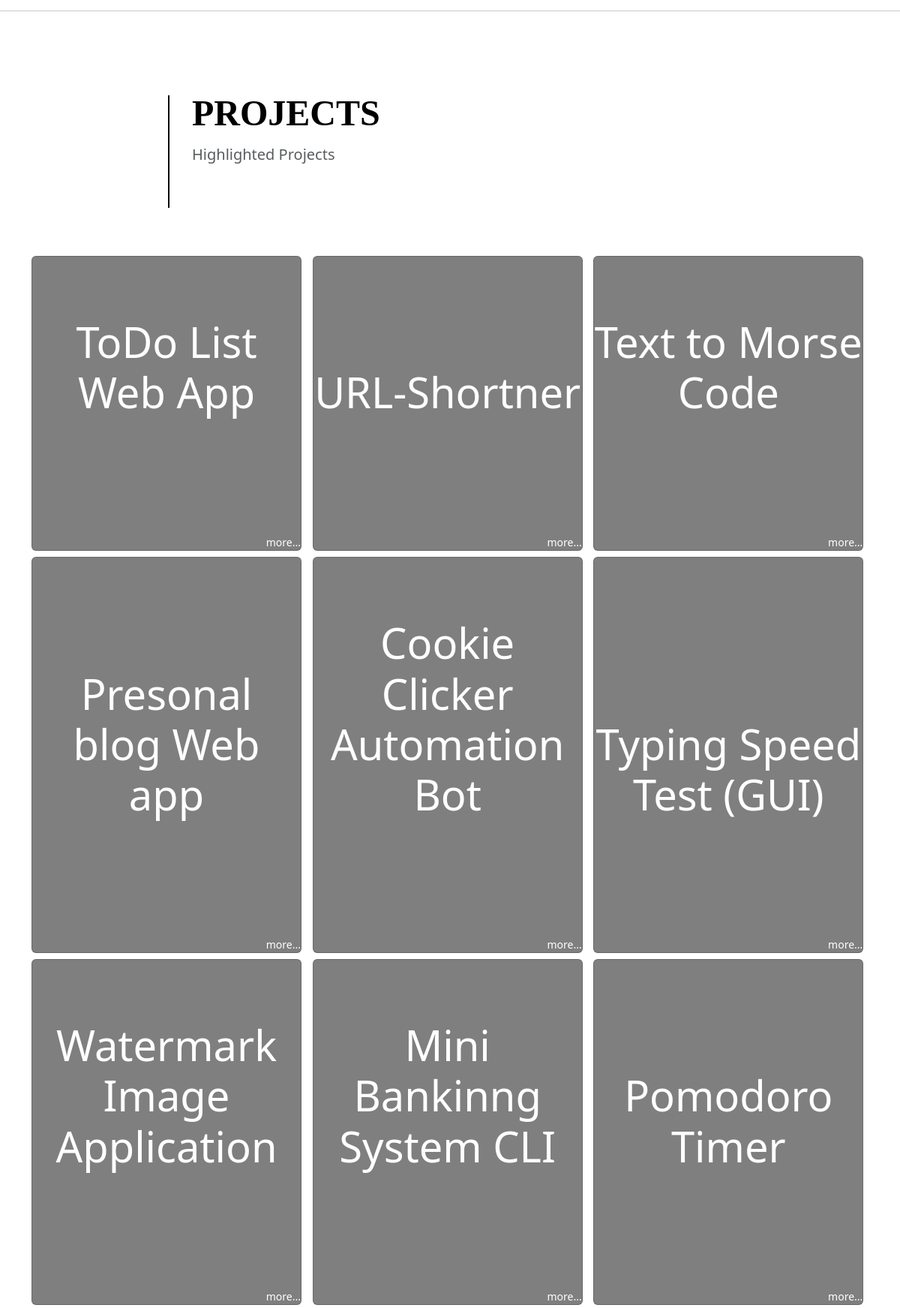
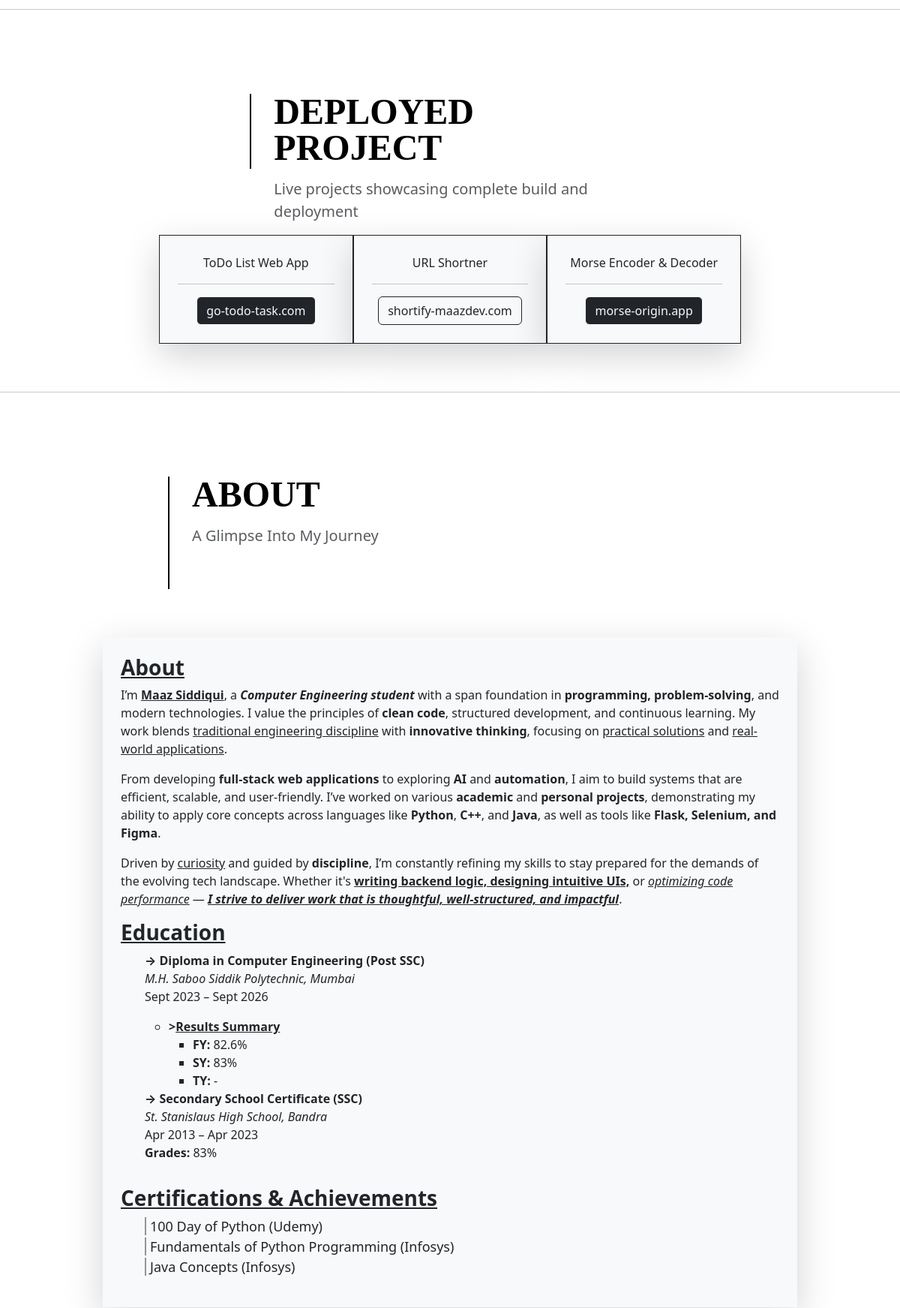
/ (middle part), run on an earlier commit of the app's database (2 pictures, top to bottom).
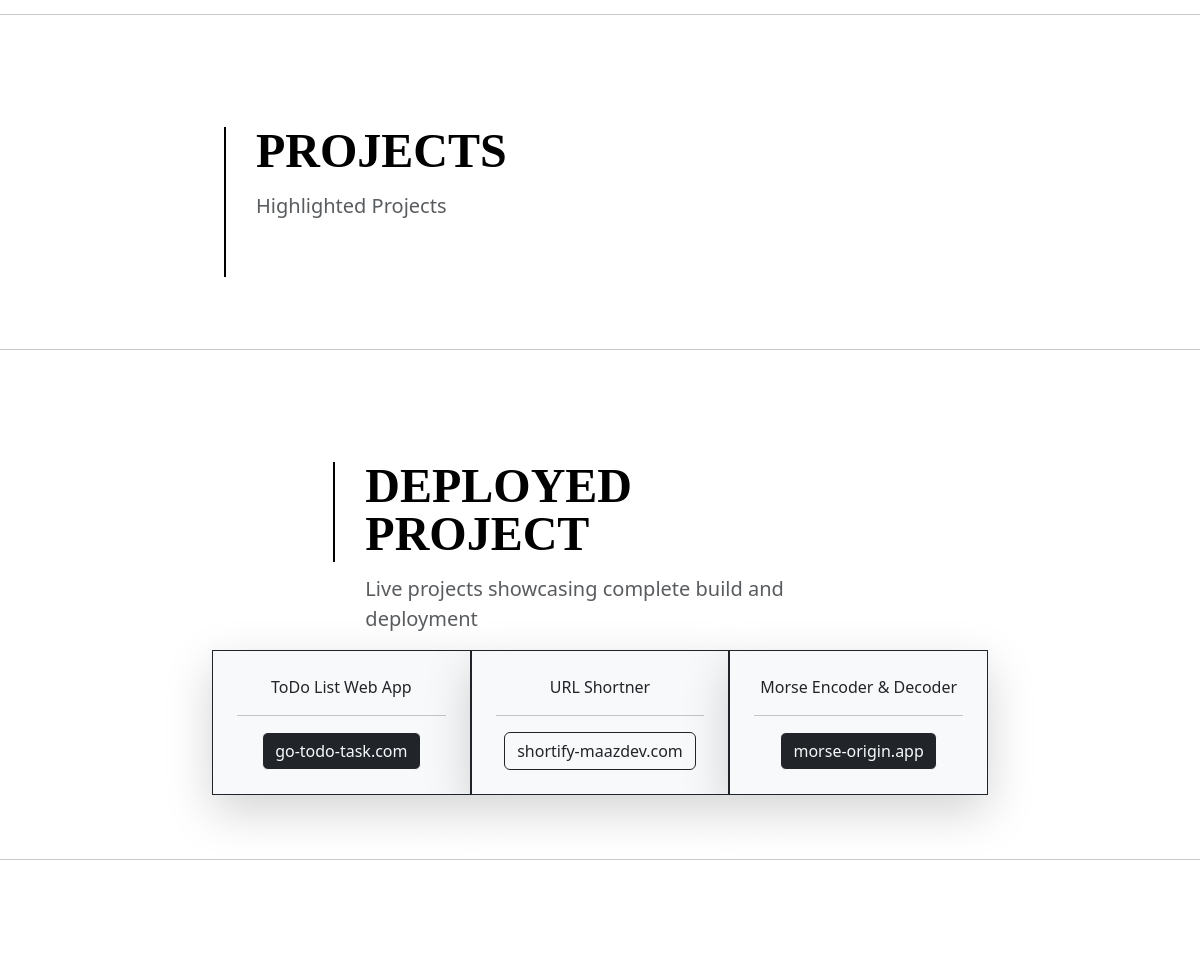
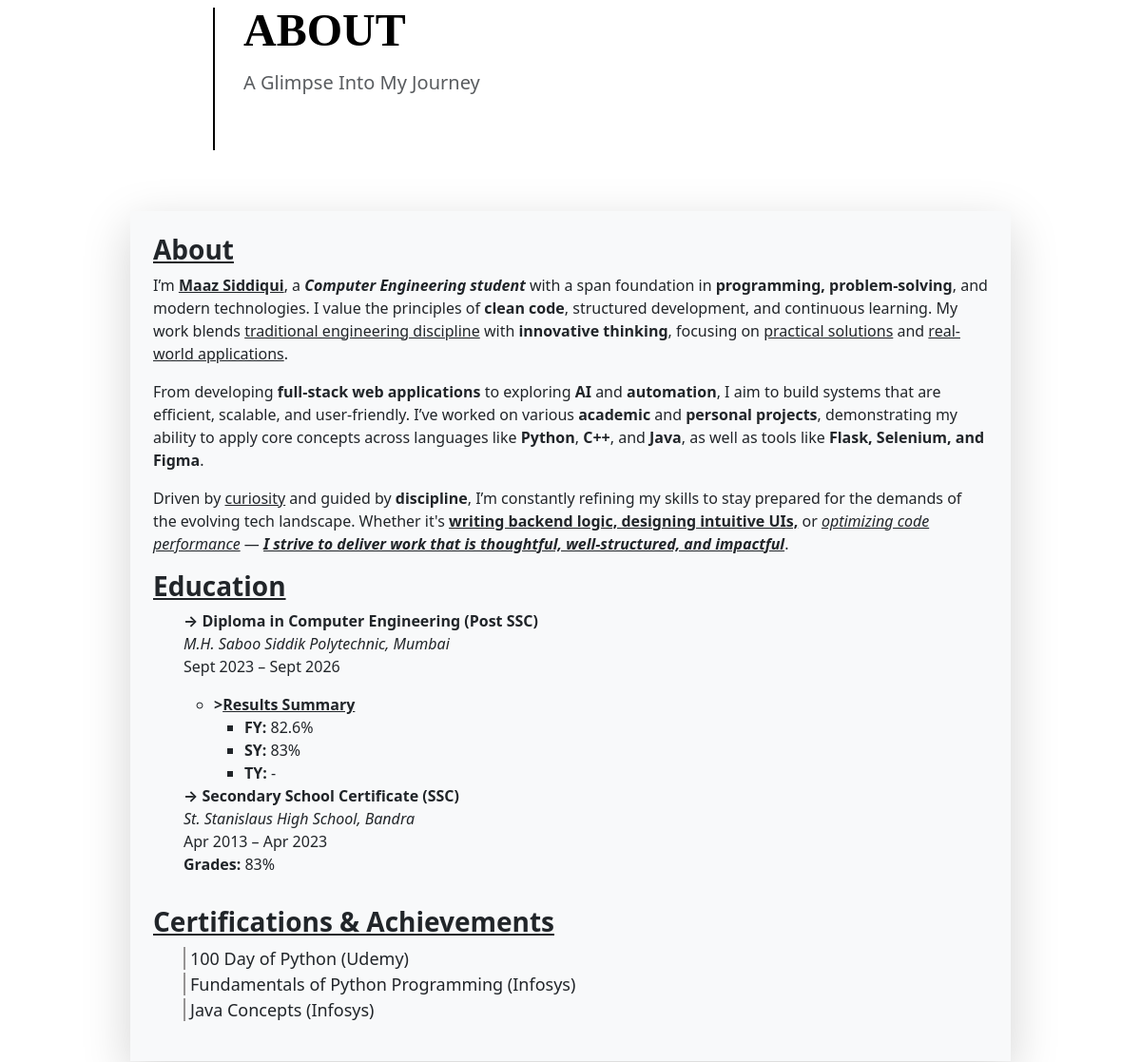
And on a later commit of the database (2 pictures, top to bottom).
### models.py (models this page shows)
class PROJECT_POSTS(db.Model):
    __tablename__ = 'PROJECTS'
    id = db.Column(db.Integer, primary_key=True)
    title = db.Column(db.String, unique=True)
    s_description = db.Column(db.String, nullable=False)
    img = db.Column(db.String, nullable=False)
    body = db.Column(db.String, nullable=False)
    def __repr__(self):
        return f"<PROJECT_POSTS(id={self.id}, title='{self.title}'),DESC={self.s_description}>"

### app.py (the view, shortened to what this page needs)
@app.route('/', methods=['GET', 'POST'])
def home_page():
    p = PROJECT_POSTS.query.all()
    print(p)
    return render_template('index.html', all_post=p)

### add_new_porc.py (called while the page is built)
@add_new_proc.before_app_request
def create_upload_folder():
    upload_folder = current_app.config.get('UPLOAD_FOLDER', 'static/uploads')
    os.makedirs(upload_folder, exist_ok=True)

### templates/index.html (shortened to what this page needs)
{% extends 'base.html' %} {% block title %}Maaz | Portfolio{% endblock %} {%
block body %}
<hr />
<div id="projects">{% include 'projects.html' %}</div>
<hr />
<div class="container col-xl-8">
  <div class="row py-lg-5">
    <div
      class="container col-xl-8 mt-5"
      style="
        border-left: 2px black solid;
        height: 100px;
        padding-left: 30px;
        margin-bottom: 1rem;
      "
    >
      <h3
        class="display-5 fw-bolder text-body-emphasis lh-1 mb-3"
        style="font-family: 'Cambria'"
      >
        DEPLOYED PROJECT
      </h3>
      <p class="lead text-body-secondary">
        Live projects showcasing complete build and deployment
      </p>
    </div>
  </div>
  <div class="container py-4">
    <div class="row justify-content-center text-center">
      <div class="container">
        <div class="row text-center">
          <div
            class="stats-hover col-12 col-md-4 bg-light border border-dark shadow-lg p-4"
          >
            ToDo List Web App
            <hr />
            <a
              target="_blank"
              class="btn btn-outline-light btn-dark"
              href="https://go-todo-task.onrender.com/"
              >go-todo-task.com</a
            >
          </div>
          <div
            class="stats-hover col-12 col-md-4 bg-light border border-dark shadow-lg p-4"
          >
            URL Shortner
            <hr />
            <a
              target="_blank"
              class="btn btn-outline-dark"
              href="https://shortify-maazdev.vercel.app/"
              >shortify-maazdev.com</a
            >
          </div>
          <div
            class="stats-hover col-12 col-md-4 bg-light border border-dark shadow-lg p-4"
          >
            Morse Encoder & Decoder
            <hr />
            <a
              target="_blank"
              class="btn btn-outline-light btn-dark"
              href="http://morse-origin.vercel.app/"
              >morse-origin.app</a
            >
          </div>
        </div>
      </div>
    </div>
  </div>
</div>
<br />
<hr />
<div id="about">{% include 'about.html' %}</div>
<br /><br /><br /><br /><br />
{% endblock %}

### templates/base.html (shortened to what this page needs)
<!DOCTYPE html>
<html lang="en">
<head>
  <link href="https://cdn.jsdelivr.net/npm/bootstrap@5.3.7/dist/css/bootstrap.min.css" rel="stylesheet"
>
  <link rel="stylesheet" href="{{ url_for('static', filename='style.css') }}" />
</head>
<body>
  {% block body %} {% endblock %}
</body>
</html>

### templates/projects.html (shortened to what this page needs)
<section class="container col-xl-8">
  <div class="row py-lg-5">
    <div class="container col-xl-8 mt-5"
      style="border-left: 2px black solid;margin-bottom:1rem;height:150px;padding-left: 30px;margin-left:1.5rem">
      <h3 class="display-5 fw-bolder text-body-emphasis lh-1 mb-3" style="font-family: 'Cambria'">
        PROJECTS
      </h3>
      <p class="lead text-body-secondary">Highlighted Projects</p>
    </div>
  </div>
</section>
<main>
  <div class="album " >
    <div class="container">
      <div class="row row-cols-12 row-cols-sm-2 row-cols-md-3 g-2 ">
        {% for i in all_post %}
        <div class="col">
          <a href="/maaz-project/{{i.id}}" style="text-decoration: none;" target="_blank">
            <div class="card h-100" style="
            background: linear-gradient(rgba(0, 0, 0, 0.5), rgba(0, 0, 0, 0.5)), url('static/uploads/{{i.img}}');
            background-size: cover;
            background-position: center;
            ">
            <div class="card-body d-felx flex-column justify-content-center align-center" ></div>
            <p class="display-4 text-center text-white mt-5">{{i.title}}</p>
            <small class="display-7 text-white text-black">more...</small>
          </div>
          </a>
        </div>
        {% endfor %}
      </div>
    </div>
  </div>
</main>
</div>

### templates/about.html
<section class="container col-xl-8">
  <div class="row py-lg-5">
    <div class="container col-xl-8 mt-5"
      style="border-left: 2px black solid;margin-bottom:1rem;height:150px;padding-left: 30px;margin-left:1.5rem">
      <h3 class="display-5 fw-bolder text-body-emphasis lh-1 mb-3" style="font-family: 'Cambria'">
        ABOUT
      </h3>
      <p class="lead text-body-secondary">A Glimpse Into My Journey</p>
    </div>
  </div>
</section>
<main>
<div class="album">
  <div class="container">
      <div class="row justify-content-center">
        <div class="col-12 col-lg-10 col-xl-10">
          <div
            class="card1 bg-light p-lg-4 shadow-lg w-100"
            style="width: 100%; max-width: 1000px"
          >
            <div class="card-body d-flex flex-column justify-content-end">
              <h3>
                <u><span style="font-weight: bolder;">About</span></u>
              </h3>
              <p>
                I’m
                <span style="font-weight: bolder;"><u>Maaz Siddiqui</u></span
                >, a
                <span style="font-weight: bolder;">
                  <em>Computer Engineering student</em></span
                >
                with a span foundation in
                <span style="font-weight: bolder;">
                  programming, problem-solving</span
                >, and modern technologies. I value the principles of
                <span style="font-weight: bolder;">clean code</span>, structured
                development, and continuous learning. My work blends
                <u>traditional engineering discipline</u> with
                <span style="font-weight: bolder;">innovative thinking</span>,
                focusing on <u>practical solutions</u> and
                <u>real-world applications</u>.
              </p>
              <p>
                From developing
                <span style="font-weight: bolder;">
                  full-stack web applications</span
                >
                to exploring <span style="font-weight: bolder;">AI</span> and
                <span style="font-weight: bolder;">automation</span>, I aim to
                build systems that are efficient, scalable, and user-friendly.
                I’ve worked on various
                <span style="font-weight: bolder;">academic</span> and
                <span style="font-weight: bolder;">personal projects</span>,
                demonstrating my ability to apply core concepts across languages
                like <span style="font-weight: bolder;">Python</span>,
                <span style="font-weight: bolder;">C++</span>, and
                <span style="font-weight: bolder;">Java</span>, as well as tools
                like
                <span style="font-weight: bolder;">
                  Flask, Selenium, and Figma</span
                >.
              </p>
              <p>
                Driven by <u>curiosity</u> and guided by
                <span style="font-weight: bolder;">discipline</span>, I’m
                constantly refining my skills to stay prepared for the demands
                of the evolving tech landscape. Whether it's
                <span style="font-weight: bolder;">
                  <u>writing backend logic, designing intuitive UIs,</u></span
                >
                or <u><i>optimizing code performance</i></u> —
                <span style="font-weight: bolder;">
                  <u
                    ><i
                      >I strive to deliver work that is thoughtful,
                      well-structured, and impactful</i
                    ></u
                  ></span
                >.
              </p>
              <h3>
                <u><span style="font-weight: bolder;">Education</span></u>
              </h3>
              <ul>
                <li type="none">
                  <p class="col-12 col-lg-12 col-xl-8">
                    <span style="font-weight: bolder;">
                      → Diploma in Computer Engineering (Post SSC)</span
                    ><br />
                    <em>M.H. Saboo Siddik Polytechnic, Mumbai</em><br />
                    <span>Sept 2023 – Sept 2026</span>
                  </p>
                  <ul>
                    <li>
                      <span style="font-weight: bolder;">
                        ><u>Results Summary</u></span
                      >
                      <ul>
                        <li>
                          <span style="font-weight: bolder;">FY:</span> 82.6%
                        </li>
                        <li>
                          <span style="font-weight: bolder;">SY:</span> 83%
                        </li>
                        <li><span style="font-weight: bolder;">TY:</span> -</li>
                      </ul>
                    </li>
                  </ul>
                  <p class="col-12 col-lg-12 col-xl-8">
                    <span style="font-weight: bolder;">
                      → Secondary School Certificate (SSC)</span
                    ><br />
                    <em>St. Stanislaus High School, Bandra</em><br />
                    <span>Apr 2013 – Apr 2023</span><br />
                    <span style="font-weight: bolder;">Grades:</span> 83%
                  </p>
                </li>
              </ul>
              <h3>
                <u
                  ><span style="font-weight: bolder;">
                    Certifications &amp; Achievements</span
                  ></u
                >
              </h3>
              <ul type="none">
                <li>
                  <span
                    style="
                      border-left: rgb(150, 148, 148) 2px solid;
                      padding-left: 5px;
                      font-size: large;
                    "
                  >
                    100 Day of Python (Udemy) </span
                  ><br />
                </li>
                <li>
                  <span
                    style="
                      border-left: rgb(150, 148, 148) 2px solid;
                      padding-left: 5px;
                      font-size: large;
                    "
                  >
                    Fundamentals of Python Programming (Infosys) </span
                  ><br />
                </li>
                <li>
                  <span
                    style="
                      border-left: rgb(150, 148, 148) 2px solid;
                      padding-left: 5px;
                      font-size: large;
                    "
                  >
                    Java Concepts (Infosys) </span
                  ><br />
                </li>
              </ul>
            </div>
          </div>
        </div>
      </div>
    </div>
  </div>
</main>

### static/style.css (style rules this page uses)
.card1 { width: 950px; padding-left: 100px; padding-top: 45px; padding-bottom: 45px; padding-right: 100px; }

What changed in the data, as far as the page shows it:
removed PROJECT_POSTS: title "ToDo List Web App"
removed PROJECT_POSTS: title "URL-Shortner"
removed PROJECT_POSTS: title "Text to Morse Code"
removed PROJECT_POSTS: title "Presonal blog Web app"
removed PROJECT_POSTS: title "Cookie Clicker Automation Bot"
removed PROJECT_POSTS: title "Typing Speed Test (GUI)"
removed PROJECT_POSTS: title "Watermark Image Application"
removed PROJECT_POSTS: title "Mini Bankinng System CLI"
removed PROJECT_POSTS: title "Pomodoro Timer"
